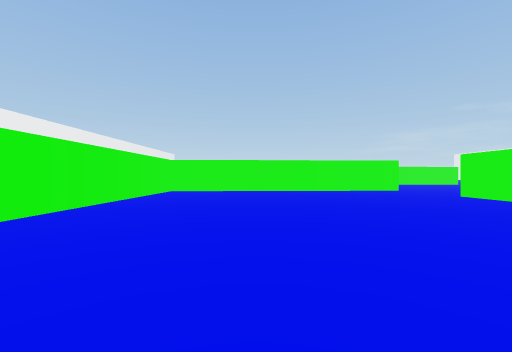
view 1 (above)

24 first-person views from a walk through a 3-D level made in the Unity game engine. The camera is 0.59 m above the floor, looks level and sees 90° across. The floor is counted in squares, 1 m on a side. Each view is taken from the middle of a square. On the plan, view 1 faces up. The plan holds only what a view shows up to about 9 squares ahead; the rest is blank. The place goes on beyond the plan. The player is left out.

view 2
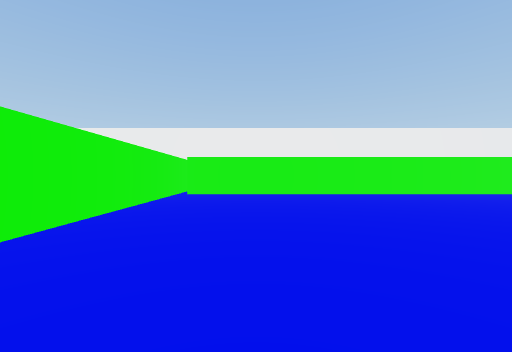

view 3
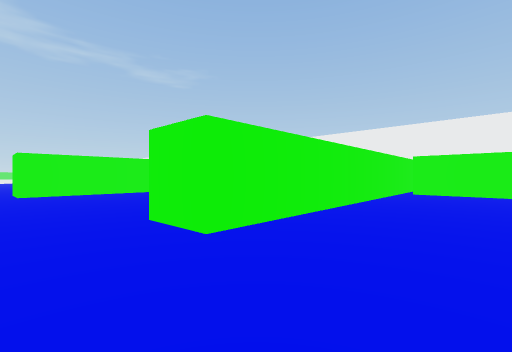

view 4
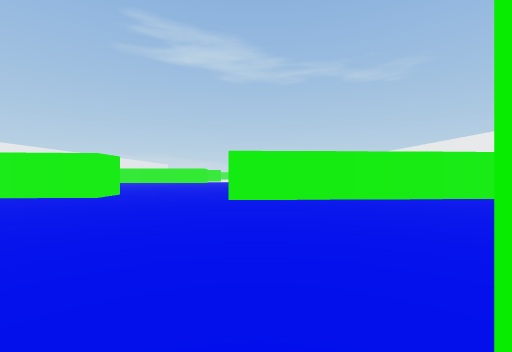

view 5
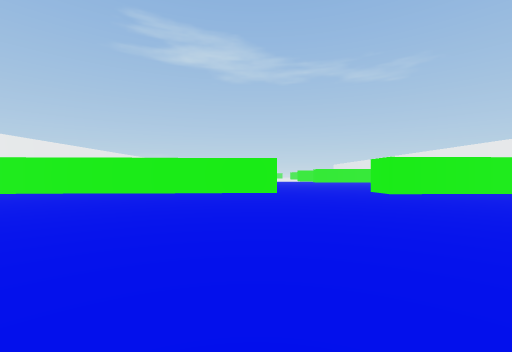

view 6
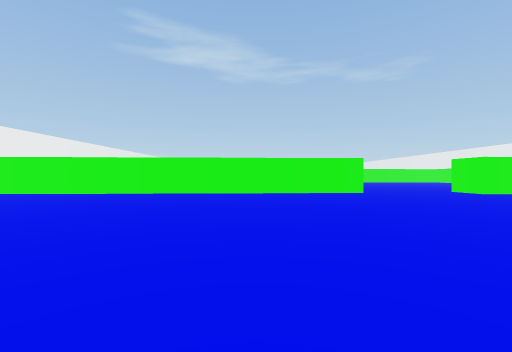

view 7
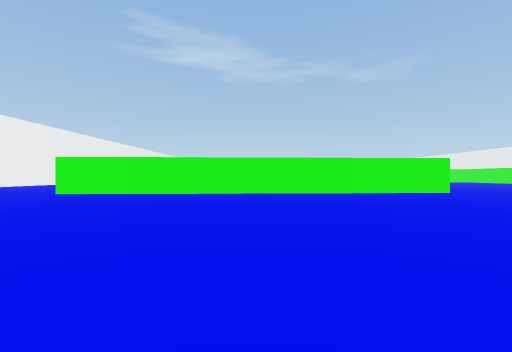

view 8
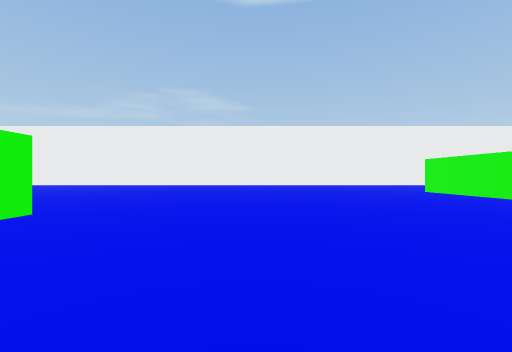

view 9
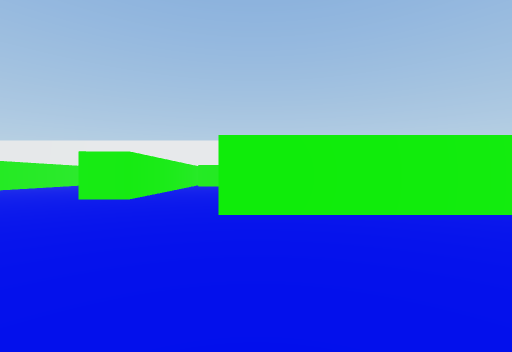

view 10
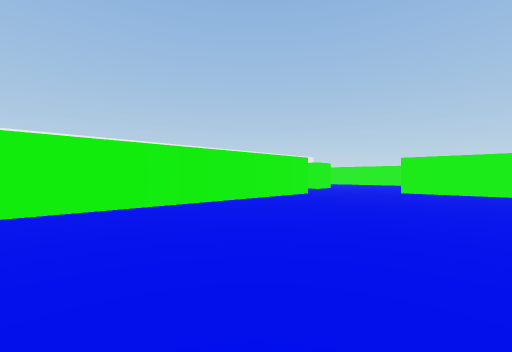

view 11
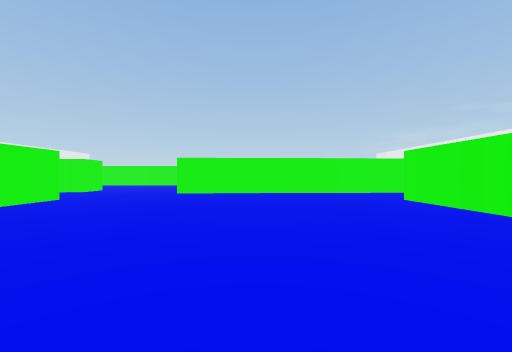

view 12
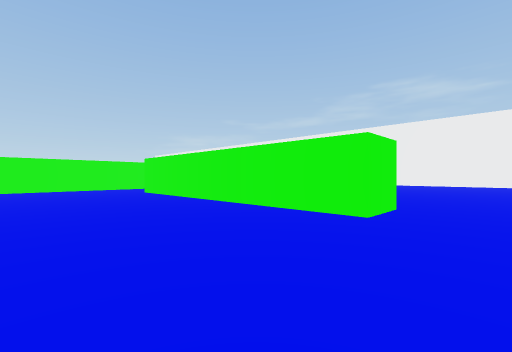

view 13
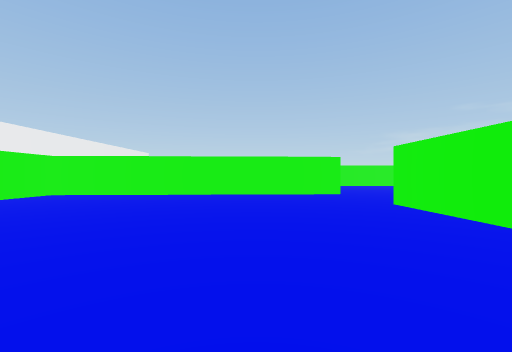

view 14
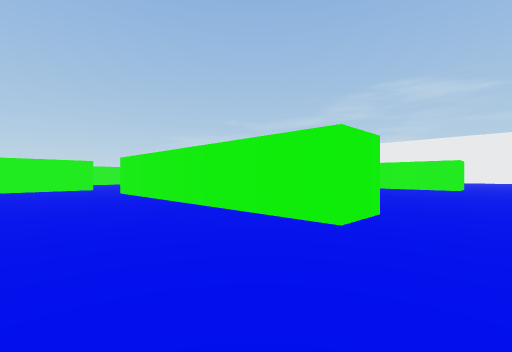

view 15
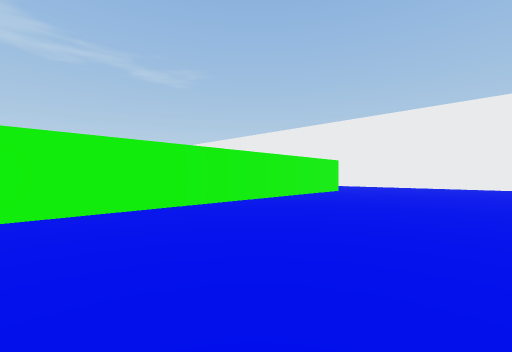

view 16
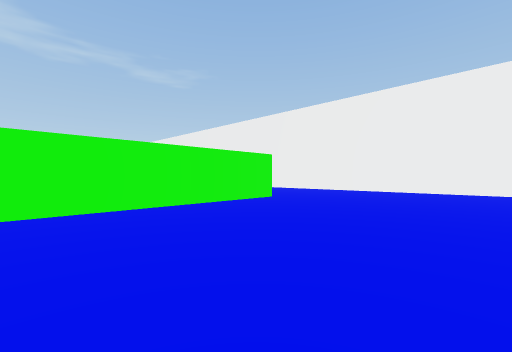

view 17
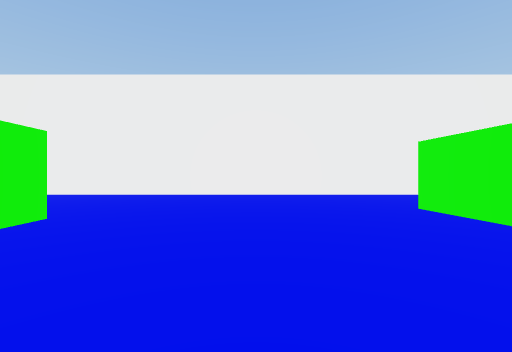

view 18
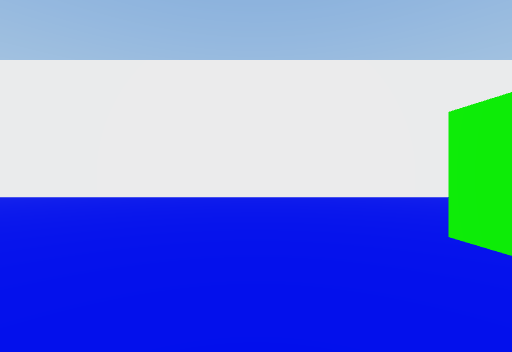

view 19
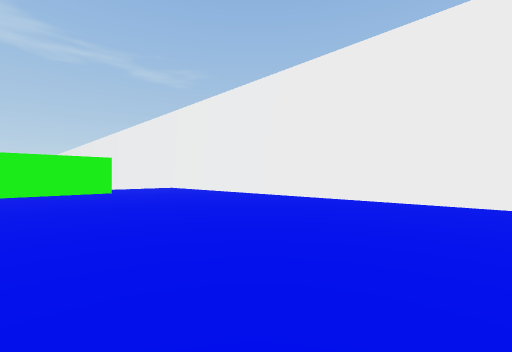

view 20
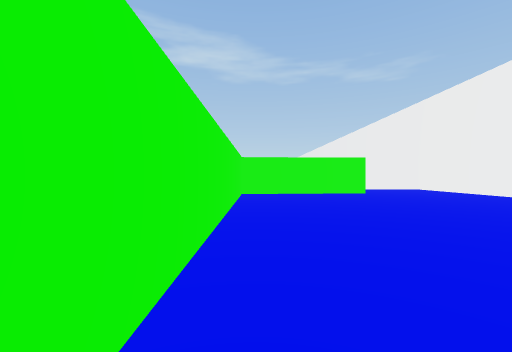

view 21
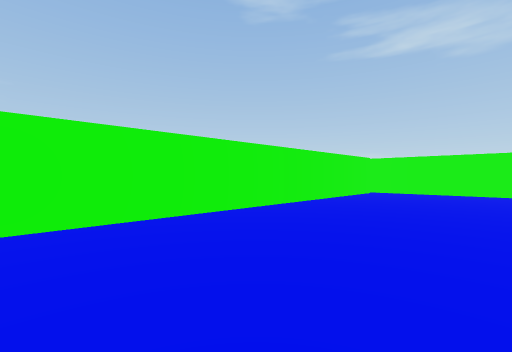

view 22
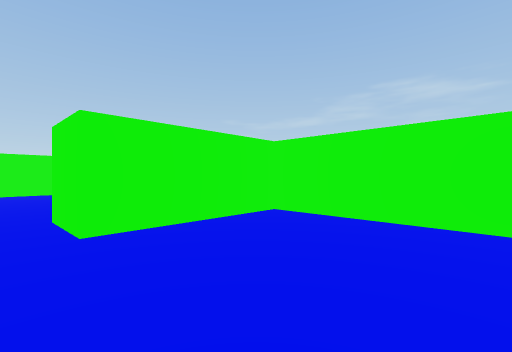

view 23
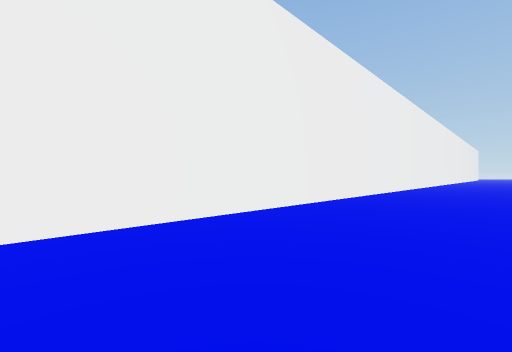

view 24
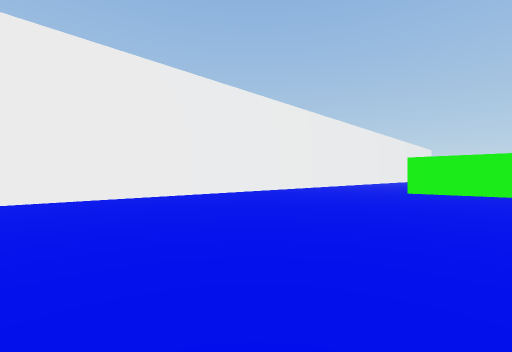

### Floor plan
Points are (right, up) in squares from view 1. A wall is a line through its corners. A room is listed if a view was taken in it or the views show most of it. See-through windows are left out.
Room 1 (views 1, 13, 14)
walls: (5.9, -0.6) (5.9, 7.4); (3, 10.2) (-3.3, 9.9) (-3.3, -3.2); (-4.1, -3.6) (4.5, -3.2)
ways out: opening at (5.3, -2) to room 2; opening at (5.3, 9) to room 2
Room 2 (views 2, 3, 4, 5, 6, 7, 8, 9, 10, 11, 12, 15, 16, 17, 18, 19, 20, 21, 22, 23, 24)
walls: (4.5, -3.2) (4.6, -4.5); (9.3, -12.1) (9.3, -10.9) (22.5, -10.3); (7.1, 7.4) (7.1, -0.6) (5.9, -0.6); (-6.8, -5) (-8.7, -5.1); (17, -0.6) (15.7, -0.6) (15.7, 7.4); (-5, 9.8) (-7.5, 9.7); (16.5, 10) (9.3, 9.7); (-12.1, 5.6) (-12.1, -26); (-4.5, -25) (-4.5, -12) (-7.5, -12.1) (-7.5, -10.9) (5.7, -10.3) (5.7, -11.4); (-8.7, -25.6) (-4.5, -25.4)
ways out: opening at (5.3, -2) to room 1; opening at (5.3, 9) to room 1; opening at (6.5, -12.8)

Where each view was taken, in squares from view 1:
view 1: 0 up, 0 right, facing up
view 2: 1 down, 5 right, facing left
view 3: 1 down, 6 right, facing down-left
view 4: 4 down, 5 right, facing down
view 5: 2 down, 10 right, facing down
view 6: 2 down, 13 right, facing down
view 7: 2 down, 16 right, facing down
view 8: 4 down, 13 right, facing right
view 9: 0 up, 11 right, facing left
view 10: 0 up, 12 right, facing up-left
view 11: 1 up, 12 right, facing up
view 12: 2 down, 12 right, facing up-right
view 13: 2 up, 3 right, facing up
view 14: 2 down, 3 right, facing up-right
view 15: 6 down, 2 right, facing down-left
view 16: 6 down, 2 left, facing down-left
view 17: 8 down, 4 left, facing left
view 18: 14 down, 5 left, facing left
view 19: 16 down, 6 left, facing down-left
view 20: 17 down, 5 left, facing down
view 21: 16 down, 8 left, facing down-right
view 22: 15 down, 8 left, facing up-right
view 23: 6 down, 9 left, facing up-left
view 24: 0 up, 5 left, facing up-left
